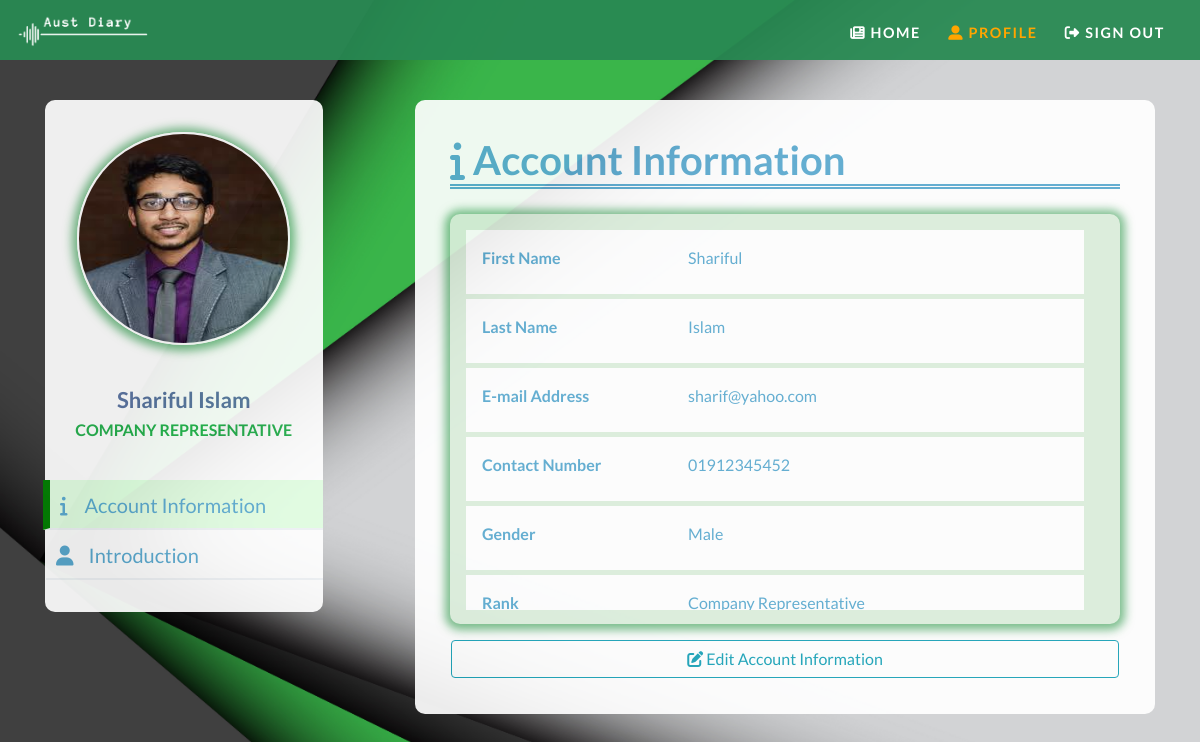
The app's page /viewProfileInfo.php?userId=sharif@yahoo.com (signed in) with its own data.
### tables this page shows
CREATE TABLE `user` (
  `User_id` int(11) NOT NULL,
  `Email_id` varchar(100) NOT NULL,
  `FirstName` varchar(50) DEFAULT NULL,
  `LastName` varchar(50) DEFAULT NULL,
  `ContactNumber` varchar(11) DEFAULT NULL,
  `Image` text DEFAULT NULL,
  `Password` text DEFAULT NULL,
  `IdNumber` varchar(15) DEFAULT NULL,
  `CompanyName` varchar(50) DEFAULT NULL,
  `CompanyType` varchar(50) DEFAULT NULL,
  `Address` varchar(200) DEFAULT NULL,
  `Gender` varchar(10) DEFAULT NULL,
  `Rank` varchar(25) DEFAULT NULL,
  `Department` varchar(100) DEFAULT NULL,
  `Semester` varchar(6) DEFAULT NULL,
  `Year` int(11) DEFAULT NULL,
  `Description` longtext DEFAULT NULL,
  `Skills` text DEFAULT NULL,
  `Account_Status` int(11) NOT NULL DEFAULT 2
);

### viewProfileInfo.php (the view, shortened to what this page needs)
<?php
require_once "pdo.php";
global $opData;
$stmt = $pdo->query("SELECT * FROM outerpages");
$opDatas = $stmt->fetchAll(PDO::FETCH_ASSOC);
foreach ($opDatas as $data) {
$opData[$data['name']]=$data['value'];
}
if ( ! isset($_SESSION['signed_in_user']) ) {
  $_SESSION["warning"] = "Please sign in first";
  header("Location:signin.php");
  return;
}
else{   	$s_fName = null;
			$c_fName = null;
			$c_lName = null;
			$c_email= null;
			$c_contactNumber = null;
			$c_gender = null;
		$stmt = $pdo->prepare("SELECT * FROM user where Email_id = :xyz");
		$stmt->execute(array(":xyz" => $_GET['userId']));
		$row = $stmt->fetch(PDO::FETCH_ASSOC);
		$viewFlag=$row['Rank'];
		if ($row['Rank']=='Student') {
			$s_fName = htmlentities($row['FirstName']);
			$s_lName = htmlentities($row['LastName']);
			$s_email= htmlentities($row['Email_id']);
			$s_contactNumber = htmlentities($row['ContactNumber']);
			$s_image = htmlentities($row['Image']);
			$s_password = htmlentities($row['Password']);
			$s_gender = htmlentities($row['Gender']);
			$s_idNumber = htmlentities($row['IdNumber']);
			$s_department = htmlentities($row['Department']);
			$s_semester= htmlentities($row['Semester']);
			$s_year = htmlentities($row['Year']);
			$s_address = htmlentities($row['Address']);
		}
		else{
			$c_fName = htmlentities($row['FirstName']);
			$c_lName = htmlentities($row['LastName']);
			$c_email= htmlentities($row['Email_id']);
			$c_contactNumber = htmlentities($row['ContactNumber']);
			$c_gender = htmlentities($row['Gender']);
		}
}
?>
<!DOCTYPE html>
<html>
<head>
    <link rel="stylesheet" href="https://stackpath.bootstrapcdn.com/bootstrap/4.4.1/css/bootstrap.min.css">
	<link type="text/css" rel="stylesheet" href ="css/profile_view.css"/>
</head>
<body onload="viewSelector('<?php echo (htmlentities($viewFlag)); ?>')">
<nav class="navbar navbar-expand-md navbar-dark">
	<a class="navbar-brand" href="home.php"><?php echo '<img src="DATABASE/img/'.htmlentities($opData['logoWhite']).'"/>'?></a>
	<div class="collapse navbar-collapse" id="navbarExpandView">
		<ul class="navbar-nav ml-auto">
			<li>
				<a class="nav-link" href="home.php"><i class="fas fa-newspaper"></i> HOME</a>
			</li>
			<li>
				<a class="nav-link active" href=<?php echo('"viewProfileInfo.php?userId='.$_GET['userId'].'"'); ?>><i class="fas fa-user-alt"></i> PROFILE</a>
			</li>
			<li>
				<a class="nav-link" href="signout.php"><i class="fas fa-sign-out-alt"></i> SIGN OUT</a>
			</li>
		</ul>
	</div>
</nav>
<div class="container">
	<div class="row profile">
		<div class="col-lg-3 profile-sidebar" id="profile_sidebar">
			<div class="row">
				<div class="col-lg-12">
					<div class="user-img">
						<?php
    						echo '<img src="DATABASE/User_Profile_Picture/'.$row['Image'].'" class="project-photo-frame rounded-circle" alt="'.htmlentities($row['FirstName'].' '.$row['LastName']).'"/>';
						?>
					</div>
				</div>
			</div>
			<div class="row">
				<div class="col-lg-12">
					<div class="user-title">
						<div class="user-name">
							<h5 title="<?= htmlentities($row['FirstName'].' '.$row['LastName']) ?>"><?= htmlentities($row['FirstName'].' '.$row['LastName']) ?></h5>
						</div>
						<div class="user-dept">
							<h6><?php
							if ($viewFlag=='Company Representative') {
								echo htmlentities($viewFlag);
							}
							else{
								echo htmlentities($row['Department']);
							}
							 ?></h6>
						</div>
					</div>
				</div>
			</div>
			<div class="row">
				<div class="col-lg-12">
					<div class="user-menu">
						<ul class="nav">
							<a href=<?php echo('"viewProfileInfo.php?userId='.$_GET['userId'].'"'); ?> class="menu-link active" id="information-link"><li><i class="fas fa-info" id="info"></i>Account Information</li></a>
							<a href=<?php echo('"viewProfileIntro.php?userId='.$_GET['userId'].'"'); ?> class="menu-link" id="introduction-link"><li><i class="fas fa-user" id="intro"></i>Introduction</li></a>
						</ul>
					</div>
				</div>
			</div>
	</div>
	<div class="col-lg-1 profile-division"></div>
	<div class="col-lg-8 profile-content edit-profile-show" id="view-company-info-content">
			<div class="container content-padding">
			<div class="row">
				<div class="col-lg-12 p-0">
					<h1 class="header-info-edit"><i class="fas fa-info"></i> Account Information</h1>
				</div>
			</div>
			<div class="row">
				<div class="col-lg-12  notification-panel">
					<div class="scroll-bar">
					<ul class="account-info-list">
						<li>
							<div class="row">
								<div class="col-5 col-lg-4 font-weight-bold">
									<label>First Name</label>
								</div>
								<div class="col-7 col-lg-8">
									<label id="firstName"><?= htmlentities($c_fName) ?></label>
								</div>
							</div>
						</li>
						<li>
							<div class="row">
								<div class="col-5 col-lg-4 font-weight-bold">
									<label>Last Name</label>
								</div>
								<div class="col-7 col-lg-8">
									<label id="lastName"><?= htmlentities($c_lName) ?></label>
								</div>
							</div>
						</li>
						<li>
							<div class="row">
								<div class="col-5 col-lg-4 font-weight-bold">
									<label>E-mail Address</label>
								</div>
								<div class="col-7 col-lg-8">
								    <label id="email"><?= htmlentities($c_email) ?></label>
								</div>
							</div>
						</li>
						<li>
							<div class="row">
								<div class="col-5 col-lg-4 font-weight-bold">
									<label>Contact Number</label>
								</div>
								<div class="col-7 col-lg-8">
									<label id="contactNumber"><?= htmlentities($c_contactNumber) ?></label>
								</div>
							</div>
						</li>
						<li>
							<div class="row">
								<div class="col-5 col-lg-4 font-weight-bold">
									<label>Gender</label>
								</div>
								<div class="col-7 col-lg-8">
									<label id="gender"><?= htmlentities($c_gender) ?></label>
								</div>
							</div>
						</li>
						<li>
							<div class="row">
								<div class="col-5 col-lg-4 font-weight-bold">
									<label>Rank</label>
								</div>
								<div class="col-7 col-lg-8">
									<label id="rank">Company Representative</label>
								</div>
							</div>
						</li>
					</ul>
					</div>
				</div>
			</div>
		</div>
		<?php
			if ($_SESSION['signed_in_user']==$_GET['userId']) {
				echo '<div class="row">
						<div class="col-12 col-lg-12 pb-0 pt-0">
							<button onclick="document.location='."'editProfileInfo.php'".'" class="btn btn-outline-info btn-md w-100 mb-3"><i class="fas fa-edit"></i> Edit Account Information</button>
						</div>
					</div>';
		 }?>
	</div>
</div>
</div>
</body>
</html>

### css/profile_view.css (style rules this page uses)
body { font-family: 'Lato',sans-sharif; background-attachment:fixed; background-position: center; background-size: cover; background-image: url(../DATABASE/img/profile.jpg); }
[class*="col-"] { padding: 1rem; }
.row { margin-left: 0px!important; margin-right: 0px!important; }
.navbar { position: fixed; top: 0; right: 0; left: 0; z-index: 1030; font-weight:700; font-size: .9rem; letter-spacing:.1rem; background: rgba(41,137,83,0.95)!important; }
.navbar-brand img { height: 2rem; }
.navbar-nav li { padding-right: .7rem; }
.navbar-dark .navbar-nav .nav-link { color: white; padding-top:.8rem; }
.navbar-dark .navbar-nav .nav-link.active,.navbar-dark .navbar-nav .nav-link:hover { color:orange; }
.profile-sidebar { background-color: white; border-radius: 10px 10px 10px 10px; height: 100%; }
.profile { margin-top: 100px; opacity: 0.92; }
.user-img { text-align: center; width: 213px; height: 213px; }
.user-img img { box-shadow: 0px 1px 10px 5px #0486268f; border: 3px solid #ffffff; }
.user-title { text-align: center; margin-top: 10px; margin-right: -30px; margin-left: -30px; }
.user-name h5 { color:#5a73a1; font-size:22px; font-weight:600; margin-bottom: 7px; overflow: hidden; text-overflow: ellipsis; display: -webkit-box; -webkit-line-clamp: 2; -webkit-box-orient: vertical; }
.user-dept h6 { text-transform:uppercase; color: #24B04D; font-size: 16px; font-weight: 600; }
.user-menu { margin-right: -40px; margin-left: -31px; }
.user-menu a { margin-right: 8px; font-size: 20px; padding-left: 10px; }
.user-menu ul li { list-style-type: none; }
.user-menu a { text-decoration: none; height: 50px; width: 100%; padding-top: 10px; cursor: pointer; color: #5babd1; }
#intro { margin-right: 15px; }
#info { margin-right: 17px; margin-left: 5px; }
.user-menu ul a { border-bottom: 2px solid #f0f4f7 !important; }
.user-menu .nav .menu-link.active { color: #5babd1; background-color: #e3ffe3; border-left: 7px solid green; margin-left: -3px; padding-left: 5px; }
.profile-content { padding: 20px; background: #fff; border-radius: 10px 10px 10px 10px; }
.header-info-edit { color: #5babd1; font-weight: bold; width: 100%; border-bottom: 5px double #5babd1 !important; margin-bottom: 25px; }
.content-padding { padding-top: 16px; padding-bottom: 16px; }
.profile-content label { color: #5babd1; }
.notification-panel { width: 100%; min-height: 410px; max-height: 410px; border-radius: 10px 10px 10px 10px; box-shadow: 0px 1px 10px 5px #0486268f; background-color: #ddefdd; }
.account-info-list li { background-color: #ffffff; margin-bottom: 5px; }
.account-info-list { list-style-type: none; margin: 0; padding: 0; margin-right: 10px; }
.rounded-circle { border:2px solid white !important; }
.scroll-bar { overflow: auto; max-height: 380px; padding-right: 10px; }
.project-photo-frame { width: 100%; height: 100%; }

### records on screen
user: Image (picture), FirstName+LastName "Shariful Islam", Rank "COMPANY REPRESENTATIVE", FirstName "Shariful", LastName "Islam", Email "sharif@yahoo.com", ContactNumber "01912345452", Gender "Male"
